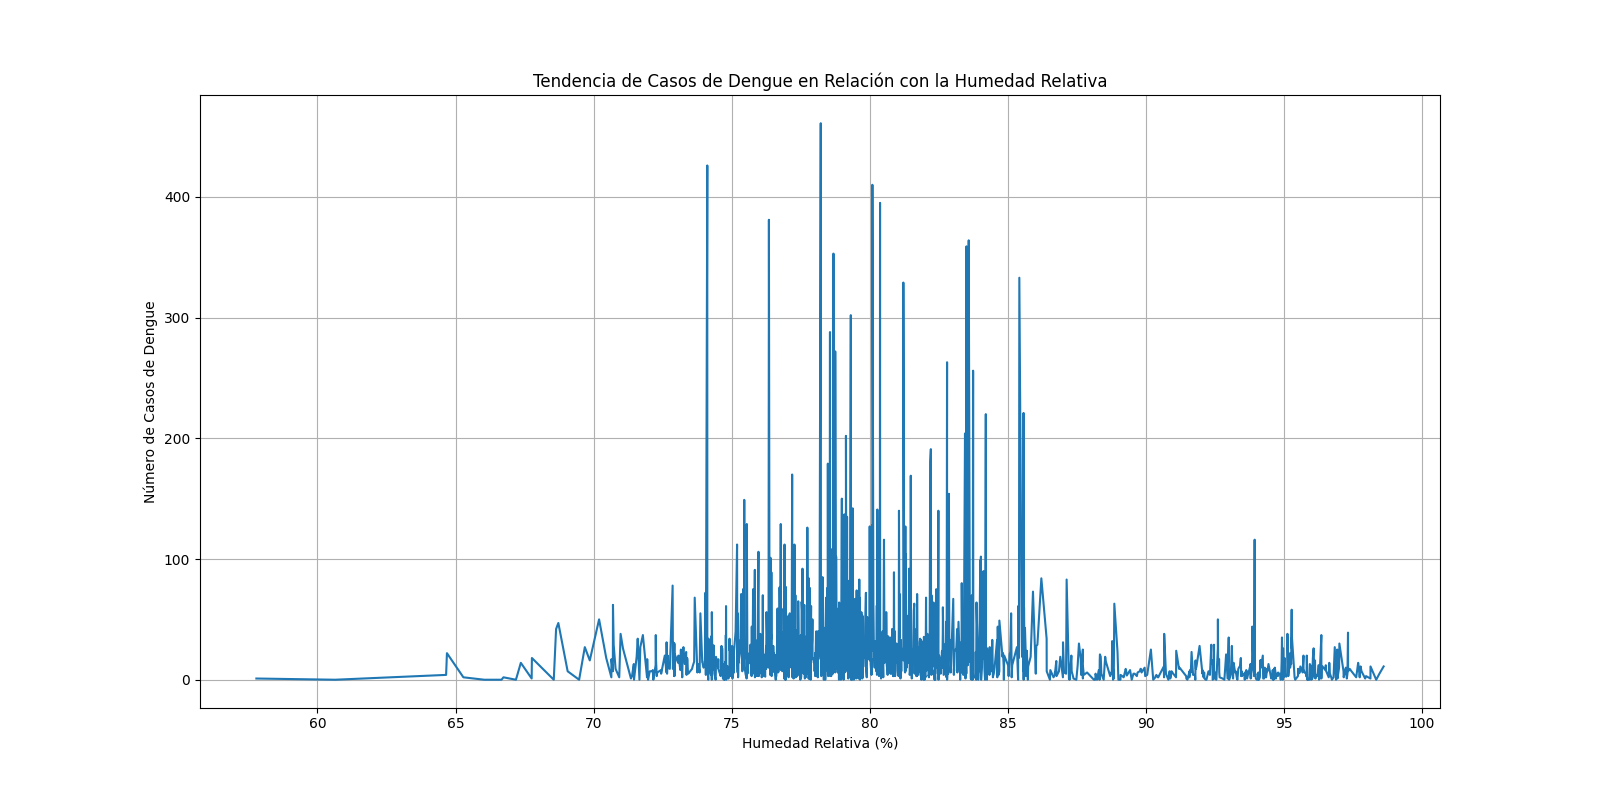

This figure's Python source:
import pandas as pd
import seaborn as sns
import matplotlib.pyplot as plt

# Cargar el archivo CSV
df = pd.read_csv("dengue_features_train.csv")

# Seleccionar las columnas relevantes
df = df[['reanalysis_relative_humidity_percent', 'total_cases']]

# Eliminar filas con valores nulos en cualquiera de las columnas seleccionadas
df = df.dropna()

# Ordenar el DataFrame por humedad relativa
df = df.sort_values(by='reanalysis_relative_humidity_percent')

# Crear el gráfico de línea con suavizado
plt.figure(figsize=(10, 6))
sns.lineplot(x='reanalysis_relative_humidity_percent', y='total_cases', data=df, ci=None)

# Añadir etiquetas y título
plt.xlabel('Humedad Relativa (%)')
plt.ylabel('Número de Casos de Dengue')
plt.title('Tendencia de Casos de Dengue en Relación con la Humedad Relativa')

# Mostrar el gráfico
plt.grid(True)
plt.show()
